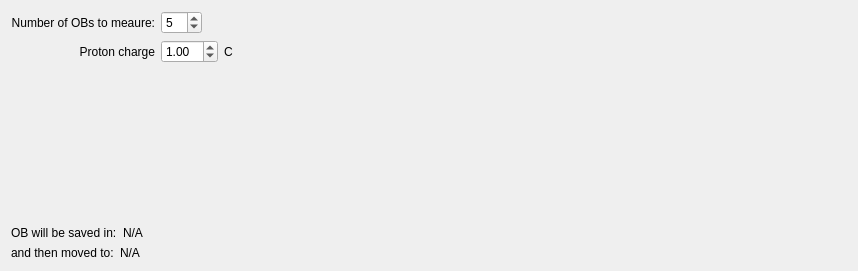
          <widget class="QWidget" name="tab_10">
           <attribute name="title">
            <string>Acquire new OBs</string>
           </attribute>
           <layout class="QVBoxLayout" name="verticalLayout_10">
            <item>
             <layout class="QGridLayout" name="gridLayout_4">
              <item row="0" column="0">
               <widget class="QLabel" name="label_14">
                <property name="text">
                 <string>Number of OBs to meaure:</string>
                </property>
                <property name="alignment">
                 <set>Qt::AlignRight|Qt::AlignTrailing|Qt::AlignVCenter</set>
                </property>
               </widget>
              </item>
              <item row="0" column="1">
               <widget class="QSpinBox" name="number_of_ob_spinBox">
                <property name="minimum">
                 <number>1</number>
                </property>
                <property name="maximum">
                 <number>30</number>
                </property>
                <property name="value">
                 <number>5</number>
                </property>
               </widget>
              </item>
              <item row="0" column="2" colspan="3">
               <spacer name="horizontalSpacer_5">
                <property name="orientation">
                 <enum>Qt::Horizontal</enum>
                </property>
                <property name="sizeHint" stdset="0">
                 <size>
                  <width>629</width>
                  <height>20</height>
                 </size>
                </property>
               </spacer>
              </item>
              <item row="1" column="0">
               <widget class="QLabel" name="label_15">
                <property name="maximumSize">
                 <size>
                  <width>160</width>
                  <height>16777215</height>
                 </size>
                </property>
                <property name="text">
                 <string>Proton charge</string>
                </property>
                <property name="alignment">
                 <set>Qt::AlignRight|Qt::AlignTrailing|Qt::AlignVCenter</set>
                </property>
               </widget>
              </item>
              <item row="1" column="1" colspan="2">
               <widget class="QDoubleSpinBox" name="open_beam_proton_charge_doubleSpinBox">
                <property name="minimum">
                 <double>0.100000000000000</double>
                </property>
                <property name="value">
                 <double>1.000000000000000</double>
                </property>
               </widget>
              </item>
              <item row="1" column="3">
               <widget class="QLabel" name="label_16">
                <property name="text">
                 <string>C</string>
                </property>
               </widget>
              </item>
              <item row="1" column="4">
               <spacer name="horizontalSpacer_6">
                <property name="orientation">
                 <enum>Qt::Horizontal</enum>
                </property>
                <property name="sizeHint" stdset="0">
                 <size>
                  <width>40</width>
                  <height>20</height>
                 </size>
                </property>
               </spacer>
              </item>
             </layout>
            </item>
            <item>
             <spacer name="verticalSpacer_4">
              <property name="orientation">
               <enum>Qt::Vertical</enum>
              </property>
              <property name="sizeHint" stdset="0">
               <size>
                <width>20</width>
                <height>157</height>
               </size>
              </property>
             </spacer>
            </item>
            <item>
             <layout class="QHBoxLayout" name="horizontalLayout_9">
              <item>
               <widget class="QLabel" name="label_17">
                <property name="text">
                 <string>OB will be saved in:</string>
                </property>
               </widget>
              </item>
              <item>
               <widget class="QLabel" name="location_of_ob_created">
                <property name="sizePolicy">
                 <sizepolicy hsizetype="Expanding" vsizetype="Preferred">
                  <horstretch>0</horstretch>
                  <verstretch>0</verstretch>
                 </sizepolicy>
                </property>
                <property name="text">
                 <string>N/A</string>
                </property>
               </widget>
              </item>
             </layout>
            </item>
            <item>
             <layout class="QHBoxLayout" name="horizontalLayout_10">
              <item>
               <widget class="QLabel" name="label_19">
                <property name="text">
                 <string>and then moved to:</string>
                </property>
               </widget>
              </item>
              <item>
               <widget class="QLabel" name="final_location_of_ob_created">
                <property name="sizePolicy">
                 <sizepolicy hsizetype="Expanding" vsizetype="Preferred">
                  <horstretch>0</horstretch>
                  <verstretch>0</verstretch>
                 </sizepolicy>
                </property>
                <property name="text">
                 <string>N/A</string>
                </property>
               </widget>
              </item>
             </layout>
            </item>
           </layout>
          </widget>
